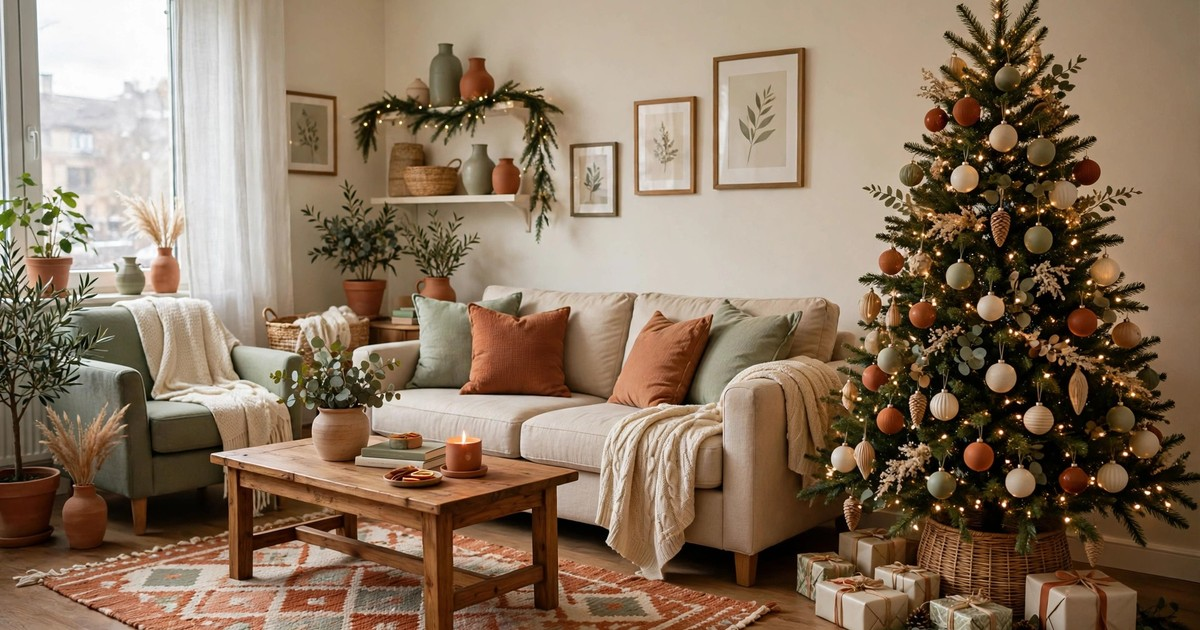
#> input picture assets/child-proof-christmas-decor-rental-guide/hero.jpg, 1200 x 630 px, found by its file name
$ python build-style3-v2.py
#> lines starting #> are read from the running program, lines starting #| are printed output that depends on the picture
#!/usr/bin/env python3
"""Style 3 v2: burgundy top band, rich title (italic gold accent + underline),
photo below, CREAM footer with burgundy brand text."""
from PIL import Image, ImageDraw, ImageFont

W, H = 1000, 1500
BURG_DEEP = (103, 34, 47)
BURG = (142, 47, 63)
CREAM = (250, 243, 230)
GOLD = (240, 199, 110)  # champagne gold — brighter for text on burgundy

SERIF_B = "/usr/share/fonts/truetype/noto/NotoSerif-SemiBold.ttf"
SERIF_R = "/usr/share/fonts/truetype/noto/NotoSerif-Regular.ttf"
DISPLAY_I = "/usr/share/fonts/truetype/noto/NotoSerifDisplay-BlackItalic.ttf"

def cover_fit(path, w, h):
    img = Image.open(path).convert("RGB")
    r = max(w / img.width, h / img.height)
    img = img.resize((int(img.width * r) + 1, int(img.height * r) + 1), Image.LANCZOS)
    x = (img.width - w) // 2; y = (img.height - h) // 2
    return img.crop((x, y, x + w, y + h))

def layout_runs(d, segments, max_w):
    words = []
    for text, font, fill, accent in segments:
        for w_ in text.split():
            words.append((w_, font, fill, accent,
                          d.textlength(w_ + " ", font=font),
                          d.textlength(w_, font=font)))
    lines, cur, cur_w = [], [], 0
    for item in words:
        if cur and cur_w + item[4] > max_w:
            lines.append(cur); cur, cur_w = [], 0
        cur.append(item); cur_w += item[4]
    if cur:
        lines.append(cur)
    return lines

def style_topband_v2(img_path, eyebrow, segments, out):
#> called with eyebrow = 'SEASONAL DECOR'
    BAND, FOOT = 600, 96
    canvas = Image.new("RGB", (W, H), BURG_DEEP)
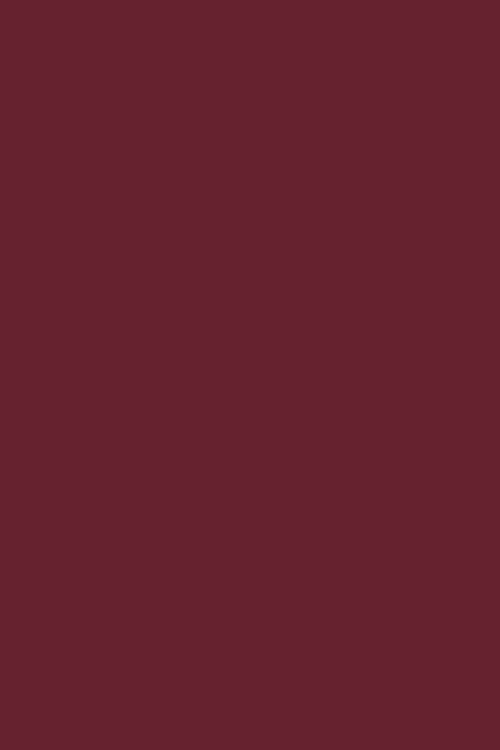
#> canvas: PIL image 1000x1500 RGB (shown at 1/2 size); mean R, G, B 103, 34, 47
    d = ImageDraw.Draw(canvas)
    for i in range(BAND):
        t = i / BAND
        d.line([(0, i), (W, i)],
               fill=tuple(int(BURG[c] + (BURG_DEEP[c] - BURG[c]) * t) for c in range(3)))
    d = ImageDraw.Draw(canvas)
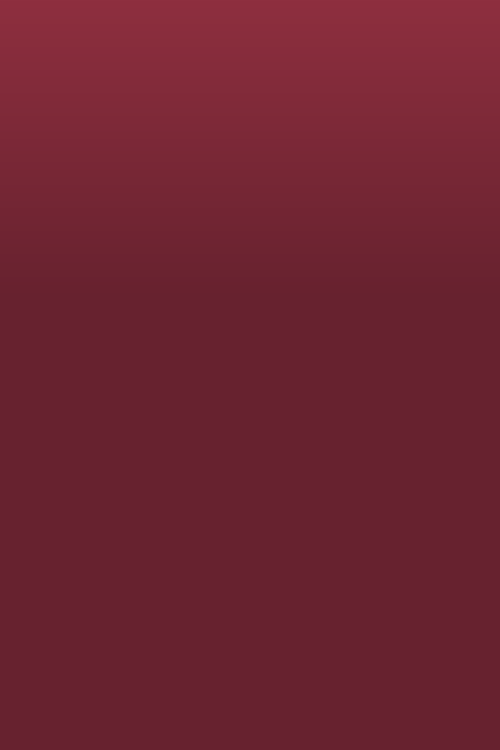
#> canvas: PIL image 1000x1500 RGB (shown at 1/2 size); mean R, G, B 110.6, 36.4, 50

    # eyebrow, letterspaced gold
    f_eye = ImageFont.truetype(SERIF_R, 30)
    eb = " ".join(list(eyebrow.upper()))
    bw = d.textlength(eb, font=f_eye)
#> bw = 367.5
    d.text(((W - bw) / 2, 52), eb, font=f_eye, fill=GOLD)

    f_main = ImageFont.truetype(SERIF_B, 58)
    f_acc = ImageFont.truetype(DISPLAY_I, 66)
    segs = [(t, f_main if s == "m" else f_acc,
             CREAM if s == "m" else GOLD, s == "a") for t, s in segments]
    lines = layout_runs(d, segs, W - 150)
#> lines = 3 items
    lh = 82
    ty = 130 + (BAND - 130 - len(lines) * lh) // 2
#> ty = 242
    for line in lines:
        total = sum(w[4] for w in line)
        x = (W - total) / 2
        # x position of each word
        xs, cx = [], x
        for w_ in line:
            xs.append(cx); cx += w_[4]
        # cream highlighter behind consecutive accent words
        i = 0
        while i < len(line):
            if line[i][3]:
                j = i
                while j < len(line) and line[j][3]:
                    j += 1
                x0 = xs[i] - 10
                x1 = xs[j - 1] + line[j - 1][5] + 10
                # sharp selection-style block, tight like highlighted text
                d.rectangle([x0, ty - 6, x1, ty + 74], fill=CREAM)
                i = j
            else:
                i += 1
        # words on top — accent words in burgundy
        cx = x
        for w_, font, fill, accent, adv, bare in line:
            d.text((cx, ty), w_, font=font, fill=BURG_DEEP if accent else fill)
            cx += adv
        ty += lh
#> this loop made 3 passes
#> (total, x, ty) on passes 1 to 3: (647.8, 176.1, 324), (766.7, 116.6, 406), (405.3, 297.4, 488)
#> after the loop, j = 2; ty = 488; x0 = 287.4; x1 = 691.7

    photo = cover_fit(img_path, W, H - BAND - FOOT)
#> in cover_fit, img is the input picture: PIL image 1200x630 RGB; mean R, G, B 137.7, 116.5, 95.6
#> in cover_fit, `return img.crop((x, y, x + w, y + h))`:
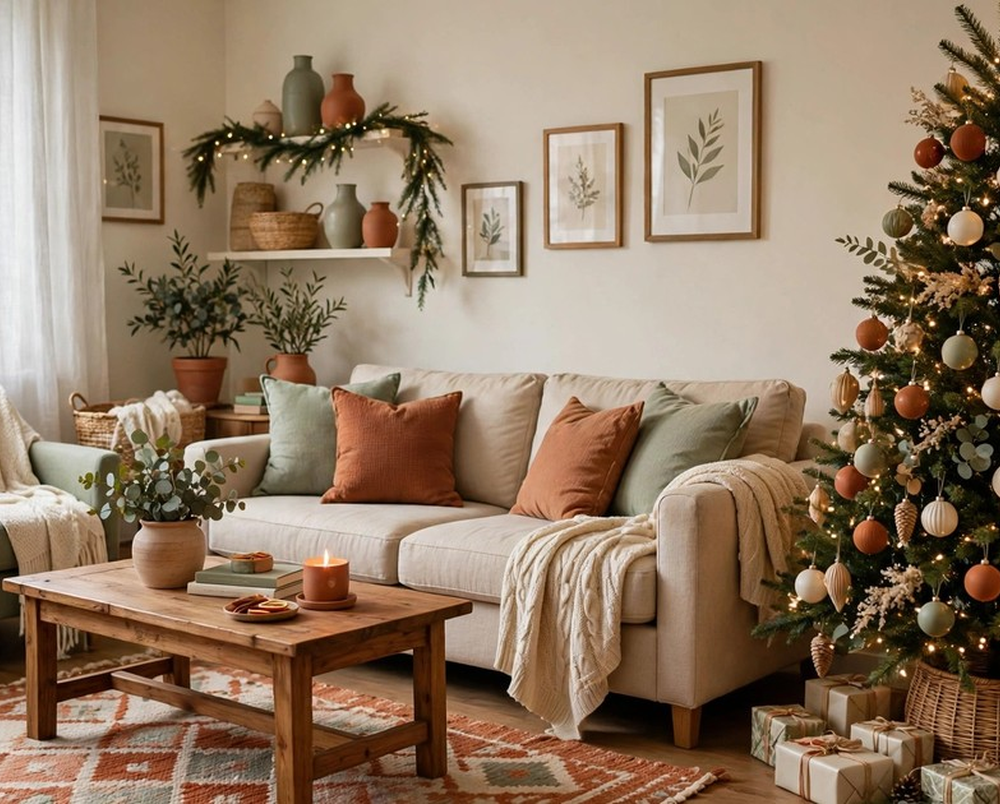
#> returned value: PIL image 1000x804 RGB; mean R, G, B 144.6, 121.4, 98.9
    canvas.paste(photo, (0, BAND))
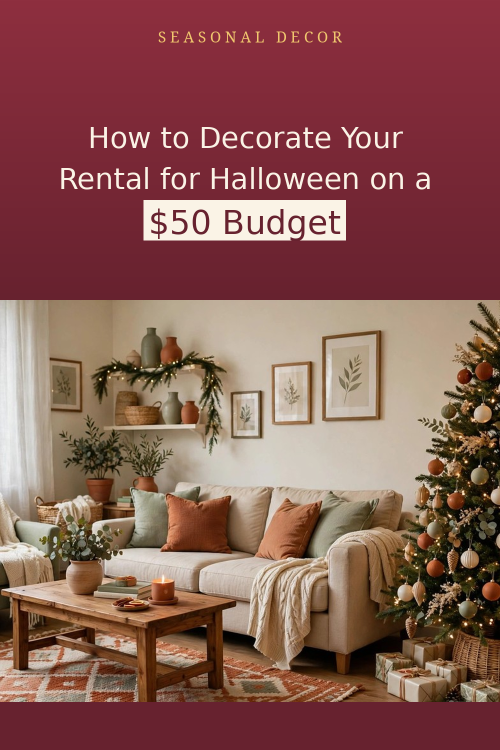
#> canvas: PIL image 1000x1500 RGB (shown at 1/2 size); mean R, G, B 136.8, 89.2, 82.9

    # cream footer, burgundy brand
    d = ImageDraw.Draw(canvas)
    d.rectangle([0, H - FOOT, W, H], fill=CREAM)
    f_brand = ImageFont.truetype(SERIF_B, 34)
    brand = "decorly.homes"
    bw = d.textlength(brand, font=f_brand)
#> bw = 245.6
    d.text(((W - bw) / 2, H - FOOT + (FOOT - 40) // 2), brand, font=f_brand, fill=BURG_DEEP)
    canvas.save(out, quality=92); print("saved", out)
#> after `canvas.save(out, quality=92)`:
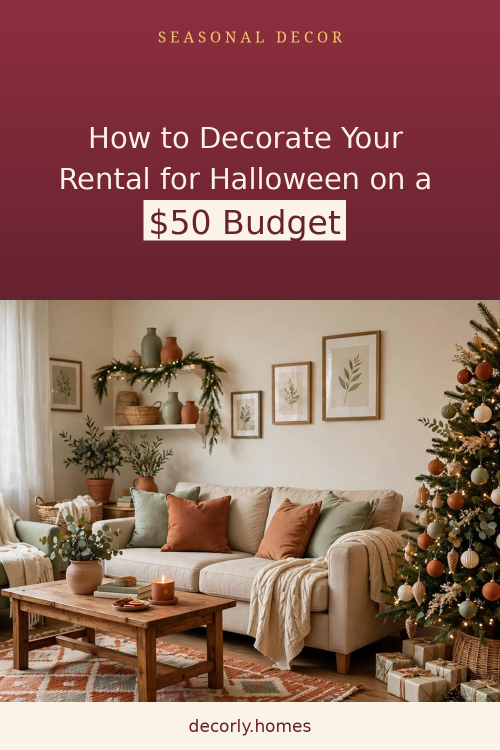
#> saved as style3v2-topband-halloween.jpg: PIL image 1000x1500 RGB (shown at 1/2 size); mean R, G, B 146, 102.3, 94.4
#| saved social/samples/style3v2-topband-halloween.jpg

JOBS = [
    ("assets/halloween-rental-decor-guide/hero.jpg", "SEASONAL DECOR",
     [("How to Decorate Your Rental for Halloween on a ", "m"), ("$50 Budget", "a")],
     "social/samples/style3v2-topband-halloween.jpg"),
    ("assets/afrohemian-decor-finds-under-25/hero.jpg", "DECOR FINDS",
     [("9 Afrohemian Decor Finds ", "m"), ("Under $25", "a")],
     "social/samples/style3v2-topband-afrohemian.jpg"),
    ("assets/bedroom-plant-styling-ideas/hero.jpg", "PLANT STYLING",
     [("12 Bedroom Plant Styling Ideas That Turn Any Room Into a ", "m"), ("Green Retreat", "a")],
     "social/samples/style3v2-topband-bedroom-plants.jpg"),
]

if __name__ == "__main__":
    for img_p, eyebrow, segs, out in JOBS:
        style_topband_v2(img_p, eyebrow, segs, out)
